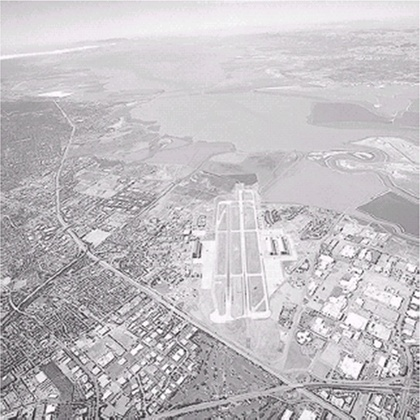
%> input picture ivp lab/iivp-lab-2017/iivp-lab-2017/Lab2 Adv/Image.jpg, 420 x 420 px, shrunk from 544 x 544 before the run
$ octave que1.m   (GNU Octave 9; MATLAB toolbox functions it lacks are replaced by stand-ins)
%> lines starting %> are read from the running program, lines starting %| are printed output that depends on the picture
img=imread('Image.jpg');
%> img is the input picture: size 420x420x3 uint8; mean R, G, B 194.2, 190.7, 194.5

num_of_pixels=size(img,1)*size(img,2);
%> num_of_pixels = 176400
%figure,imshow(img);
%title('Original Image');

HIm=uint8(zeros(size(img,1),size(img,2)));
HIM2=int8('Image.jpg');

freq=zeros(256,1);
probf=zeros(256,1);
probc=zeros(256,1);
cum=zeros(256,1);
output=zeros(256,1);

%freq counts the occurrence of each pixel value.
%The probability of each occurrence is calculated by probf.

for i=1:size(img,1)

    for j=1:size(img,2)

        value=img(i,j);

        freq(value+1)=freq(value+1)+1;

        probf(value+1)=freq(value+1)/num_of_pixels;

    end

end
%> after the loop, freq = 256 values, max 5249 at index 209, min 0 at index 1, mean 689.1; probf = 256 values, max 0.0298 at index 209, min 0 at index 1, mean 0.00391


sum=0;

no_bins=255;


%The cumulative distribution probability is calculated.

for i=1:size(probf)

   sum=sum+freq(i);

   cum(i)=sum;

   probc(i)=cum(i)/num_of_pixels;

   output(i)=round(probc(i)*no_bins);

end
%> this loop made 256 passes
%> sum on passes 1 to 3: 0, 0, 0
%> after the loop, cum = 256 values from 0 to 176400; output = 256 values from 0 to 255; probc = 256 values from 0 to 1; sum = 176400

for i=1:size(img,1)

    for j=1:size(img,2)

            HIm(i,j)=output(img(i,j)+1);

    end

end
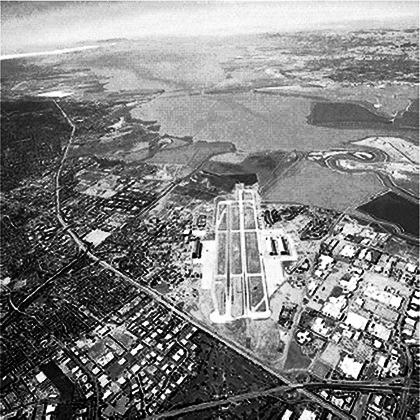
%> HIm: size 420x420 uint8; min 0, max 255, mean 128.8

figure,imshow(HIm);

title('Histogram equalization');
figure,imshow(HIM2);

title('Histogram equalization');
